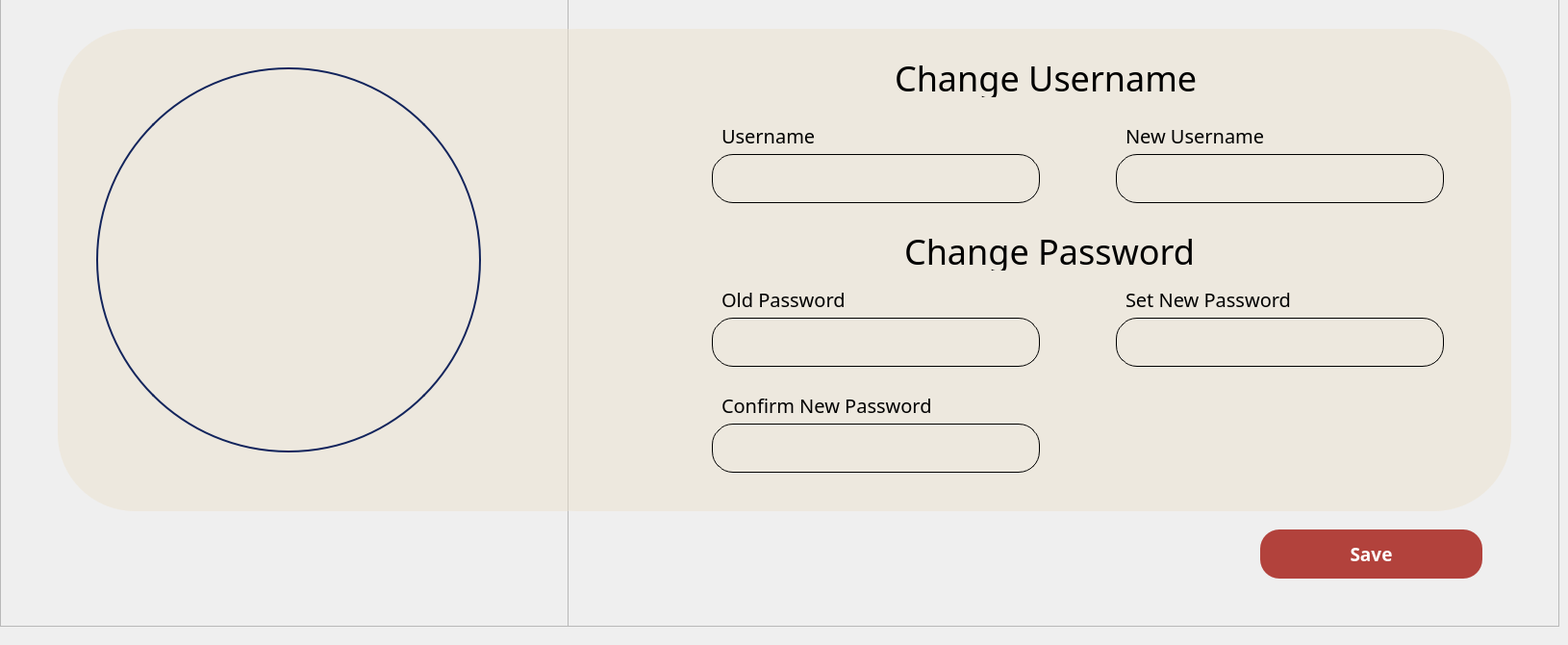
     <widget class="QWidget" name="page_4">
      <widget class="QFrame" name="frame_7">
       <property name="geometry">
        <rect>
         <x>590</x>
         <y>-10</y>
         <width>1031</width>
         <height>661</height>
        </rect>
       </property>
       <property name="frameShape">
        <enum>QFrame::StyledPanel</enum>
       </property>
       <property name="frameShadow">
        <enum>QFrame::Raised</enum>
       </property>
       <widget class="QFrame" name="frame_44">
        <property name="geometry">
         <rect>
          <x>0</x>
          <y>0</y>
          <width>981</width>
          <height>661</height>
         </rect>
        </property>
        <property name="font">
         <font>
          <pointsize>7</pointsize>
         </font>
        </property>
        <property name="styleSheet">
         <string notr="true">background: transparent;</string>
        </property>
        <property name="frameShape">
         <enum>QFrame::StyledPanel</enum>
        </property>
        <property name="frameShadow">
         <enum>QFrame::Raised</enum>
        </property>
        <widget class="QLabel" name="userNameText_2">
         <property name="geometry">
          <rect>
           <x>160</x>
           <y>130</y>
           <width>141</width>
           <height>41</height>
          </rect>
         </property>
         <property name="font">
          <font>
           <family>Poppins Medium</family>
           <pointsize>-1</pointsize>
          </font>
         </property>
         <property name="styleSheet">
          <string notr="true">
QLabel {
	font-size:20px;
}
    
</string>
         </property>
         <property name="text">
          <string>Username</string>
         </property>
        </widget>
        <widget class="QLineEdit" name="userNameEnter_2">
         <property name="geometry">
          <rect>
           <x>150</x>
           <y>170</y>
           <width>341</width>
           <height>51</height>
          </rect>
         </property>
         <property name="font">
          <font>
           <pointsize>15</pointsize>
          </font>
         </property>
         <property name="styleSheet">
          <string notr="true">border: 1px solid #000000; 
border-radius: 22px; 
padding: 1px;</string>
         </property>
         <property name="text">
          <string/>
         </property>
         <property name="placeholderText">
          <string/>
         </property>
        </widget>
        <widget class="QLabel" name="oldPassText_2">
         <property name="geometry">
          <rect>
           <x>160</x>
           <y>300</y>
           <width>201</width>
           <height>41</height>
          </rect>
         </property>
         <property name="font">
          <font>
           <family>Poppins Medium</family>
           <pointsize>-1</pointsize>
          </font>
         </property>
         <property name="styleSheet">
          <string notr="true">
QLabel {
	font-size:20px;
}
    
</string>
         </property>
         <property name="text">
          <string>Old Password</string>
         </property>
        </widget>
        <widget class="QLineEdit" name="oldPassEnter_2">
         <property name="geometry">
          <rect>
           <x>150</x>
           <y>340</y>
           <width>341</width>
           <height>51</height>
          </rect>
         </property>
         <property name="font">
          <font>
           <pointsize>15</pointsize>
          </font>
         </property>
         <property name="styleSheet">
          <string notr="true">border: 1px solid #000000; 
border-radius: 22px; 
padding: 1px;</string>
         </property>
         <property name="text">
          <string/>
         </property>
         <property name="placeholderText">
          <string/>
         </property>
        </widget>
        <widget class="QLabel" name="setPassText_2">
         <property name="geometry">
          <rect>
           <x>580</x>
           <y>300</y>
           <width>261</width>
           <height>41</height>
          </rect>
         </property>
         <property name="font">
          <font>
           <family>Poppins Medium</family>
           <pointsize>-1</pointsize>
          </font>
         </property>
         <property name="styleSheet">
          <string notr="true">
QLabel {
	font-size:20px;
}
    
</string>
         </property>
         <property name="text">
          <string>Set New Password</string>
         </property>
        </widget>
        <widget class="QLineEdit" name="setPassEnter_2">
         <property name="geometry">
          <rect>
           <x>570</x>
           <y>340</y>
           <width>341</width>
           <height>51</height>
          </rect>
         </property>
         <property name="font">
          <font>
           <pointsize>15</pointsize>
          </font>
         </property>
         <property name="styleSheet">
          <string notr="true">border: 1px solid #000000; 
border-radius: 22px; 
padding: 1px;</string>
         </property>
         <property name="text">
          <string/>
         </property>
         <property name="placeholderText">
          <string/>
         </property>
        </widget>
        <widget class="QLabel" name="label_6">
         <property name="geometry">
          <rect>
           <x>-70</x>
           <y>40</y>
           <width>1051</width>
           <height>501</height>
          </rect>
         </property>
         <property name="styleSheet">
          <string notr="true">background-color: rgba(235, 224, 204, 0.47); 
border-radius: 80px;
</string>
         </property>
         <property name="text">
          <string/>
         </property>
        </widget>
        <widget class="QPushButton" name="pushButton_saveCashierDetails">
         <property name="geometry">
          <rect>
           <x>720</x>
           <y>560</y>
           <width>231</width>
           <height>51</height>
          </rect>
         </property>
         <property name="font">
          <font>
           <family>Poppins Medium</family>
           <pointsize>14</pointsize>
           <weight>62</weight>
           <bold>true</bold>
          </font>
         </property>
         <property name="styleSheet">
          <string notr="true">
color: #ffffff;
border-radius: 20px; 
padding: 3px; 
background-color: #b2423c; 
font-weight: 500;
</string>
         </property>
         <property name="text">
          <string>Save</string>
         </property>
        </widget>
        <widget class="QLabel" name="changeUserNameText_2">
         <property name="geometry">
          <rect>
           <x>340</x>
           <y>70</y>
           <width>351</width>
           <height>41</height>
          </rect>
         </property>
         <property name="font">
          <font>
           <family>Poppins Medium</family>
           <pointsize>-1</pointsize>
          </font>
         </property>
         <property name="styleSheet">
          <string notr="true">
QLabel {
	font-size:36px;
	font-color: #003366;
}
    
</string>
         </property>
         <property name="text">
          <string>Change Username</string>
         </property>
        </widget>
        <widget class="QLineEdit" name="newUserNameEnter_2">
         <property name="geometry">
          <rect>
           <x>570</x>
           <y>170</y>
           <width>341</width>
           <height>51</height>
          </rect>
         </property>
         <property name="font">
          <font>
           <pointsize>15</pointsize>
          </font>
         </property>
         <property name="styleSheet">
          <string notr="true">border: 1px solid #000000; 
border-radius: 22px; 
padding: 1px;</string>
         </property>
         <property name="text">
          <string/>
         </property>
         <property name="placeholderText">
          <string/>
         </property>
        </widget>
        <widget class="QLabel" name="newUserNameText_2">
         <property name="geometry">
          <rect>
           <x>580</x>
           <y>130</y>
           <width>191</width>
           <height>41</height>
          </rect>
         </property>
         <property name="font">
          <font>
           <family>Poppins Medium</family>
           <pointsize>-1</pointsize>
          </font>
         </property>
         <property name="styleSheet">
          <string notr="true">
QLabel {
	font-size:20px;
}
    
</string>
         </property>
         <property name="text">
          <string>New Username</string>
         </property>
        </widget>
        <widget class="QLabel" name="changeUserPassText_2">
         <property name="geometry">
          <rect>
           <x>350</x>
           <y>250</y>
           <width>361</width>
           <height>41</height>
          </rect>
         </property>
         <property name="font">
          <font>
           <family>Poppins Medium</family>
           <pointsize>-1</pointsize>
          </font>
         </property>
         <property name="styleSheet">
          <string notr="true">
QLabel {
	font-size:36px;
}
    
</string>
         </property>
         <property name="text">
          <string>Change Password</string>
         </property>
        </widget>
        <widget class="QLineEdit" name="confirmPassEnter_2">
         <property name="geometry">
          <rect>
           <x>150</x>
           <y>450</y>
           <width>341</width>
           <height>51</height>
          </rect>
         </property>
         <property name="font">
          <font>
           <pointsize>15</pointsize>
          </font>
         </property>
         <property name="styleSheet">
          <string notr="true">border: 1px solid #000000; 
border-radius: 22px; 
padding: 1px;</string>
         </property>
         <property name="text">
          <string/>
         </property>
         <property name="placeholderText">
          <string/>
         </property>
        </widget>
        <widget class="QLabel" name="confirmPassText_2">
         <property name="geometry">
          <rect>
           <x>160</x>
           <y>410</y>
           <width>261</width>
           <height>41</height>
          </rect>
         </property>
         <property name="font">
          <font>
           <family>Poppins Medium</family>
           <pointsize>-1</pointsize>
          </font>
         </property>
         <property name="styleSheet">
          <string notr="true">
QLabel {
	font-size:20px;
}
    
</string>
         </property>
         <property name="text">
          <string>Confirm New Password</string>
         </property>
        </widget>
        <zorder>label_6</zorder>
        <zorder>userNameText_2</zorder>
        <zorder>userNameEnter_2</zorder>
        <zorder>oldPassText_2</zorder>
        <zorder>oldPassEnter_2</zorder>
        <zorder>setPassText_2</zorder>
        <zorder>setPassEnter_2</zorder>
        <zorder>pushButton_saveCashierDetails</zorder>
        <zorder>changeUserNameText_2</zorder>
        <zorder>newUserNameEnter_2</zorder>
        <zorder>newUserNameText_2</zorder>
        <zorder>changeUserPassText_2</zorder>
        <zorder>confirmPassEnter_2</zorder>
        <zorder>confirmPassText_2</zorder>
       </widget>
      </widget>
      <widget class="QFrame" name="frame_3">
       <property name="geometry">
        <rect>
         <x>0</x>
         <y>-10</y>
         <width>591</width>
         <height>661</height>
        </rect>
       </property>
       <property name="frameShape">
        <enum>QFrame::StyledPanel</enum>
       </property>
       <property name="frameShadow">
        <enum>QFrame::Raised</enum>
       </property>
       <widget class="QLabel" name="label_createUSER_profile_pic_cashier">
        <property name="geometry">
         <rect>
          <x>100</x>
          <y>80</y>
          <width>400</width>
          <height>400</height>
         </rect>
        </property>
        <property name="styleSheet">
         <string notr="true">border-radius: 200px;   /* half of 400 */
border: 2px solid #12245c;  /* optional: blue border */
</string>
        </property>
        <property name="text">
         <string/>
        </property>
        <property name="pixmap">
         <pixmap>../../assets/images/userProfilepicture.png</pixmap>
        </property>
        <property name="scaledContents">
         <bool>true</bool>
        </property>
       </widget>
       <widget class="QLabel" name="label_2">
        <property name="geometry">
         <rect>
          <x>60</x>
          <y>40</y>
          <width>671</width>
          <height>501</height>
         </rect>
        </property>
        <property name="styleSheet">
         <string notr="true">background-color: rgba(235, 224, 204, 0.47); /* #ebe0cc with 47% opacity */
border-radius:80px;</string>
        </property>
        <property name="text">
         <string/>
        </property>
       </widget>
       <zorder>label_2</zorder>
       <zorder>label_createUSER_profile_pic_cashier</zorder>
      </widget>
     </widget>
